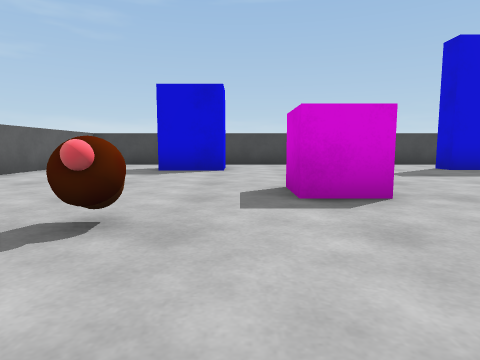
View 1 (above)

19 first-person views from a walk through a 3-D level made in the Unity game engine. The camera is 0.55 m above the floor, tilts 6° down and sees 75° across. The floor is counted in squares, 1 m on a side. Each view is taken from the middle of a square. On the plan, view 1 faces up. The plan holds only what a view shows up to about 9 squares ahead; the rest is blank. The player character is not drawn.

View 2
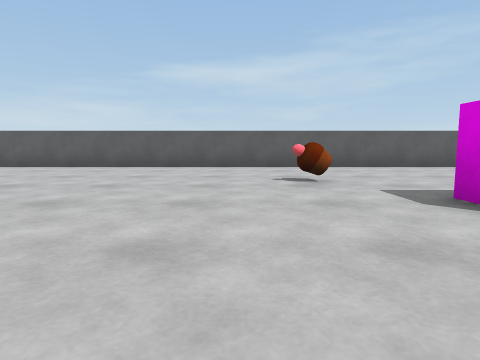

View 3
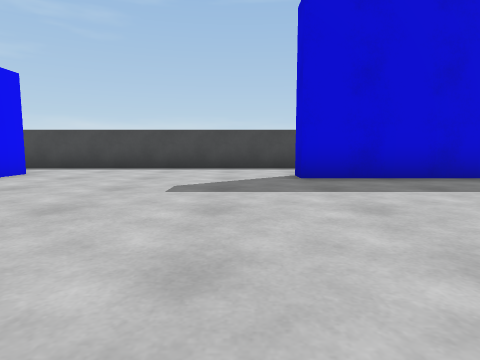

View 4
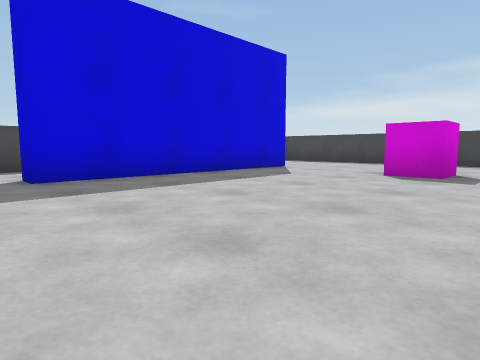

View 5
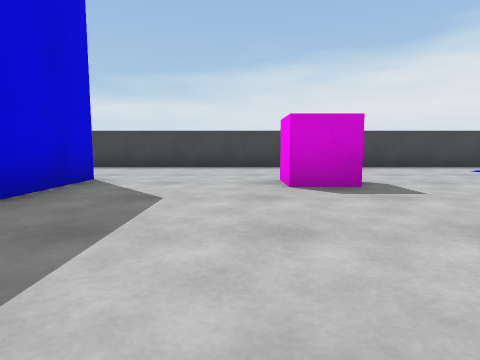

View 6
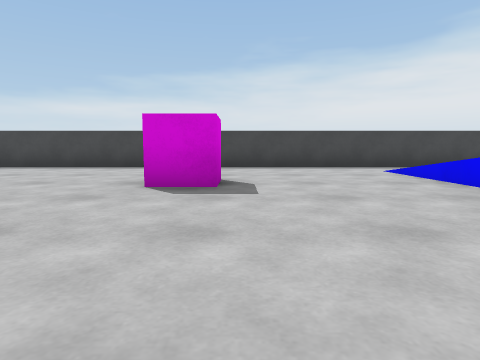

View 7
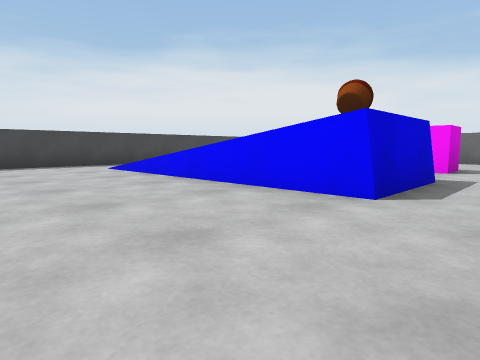

View 8
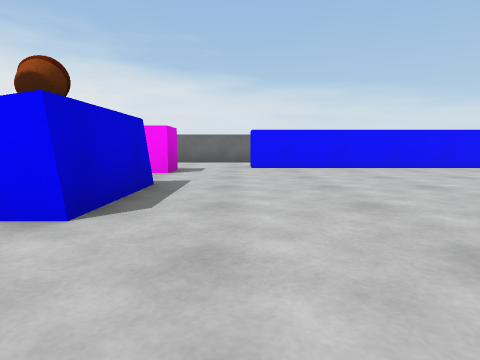

View 9
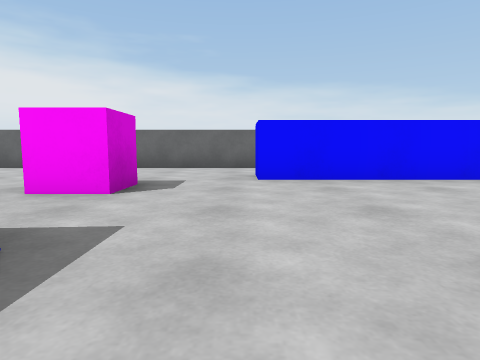

View 10
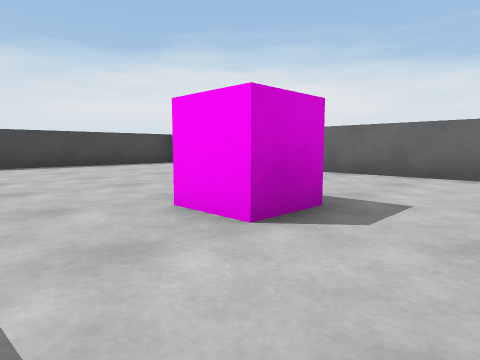

View 11
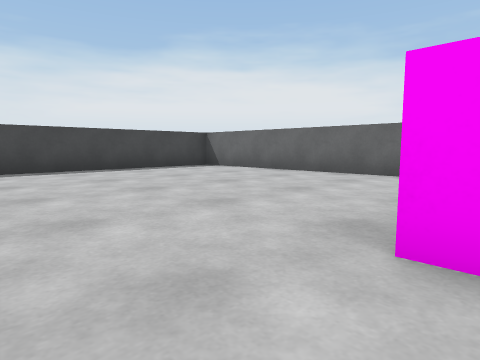

View 12
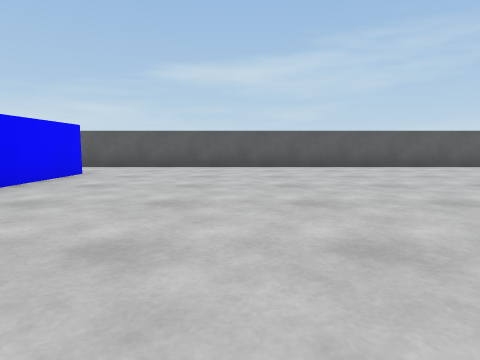

View 13
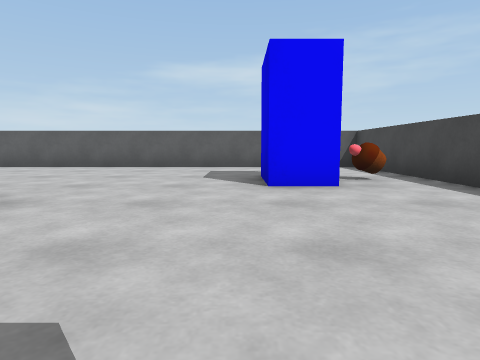

View 14
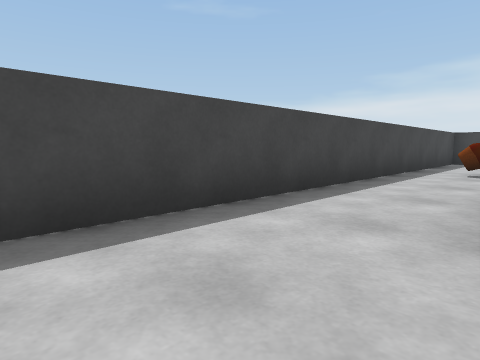

View 15
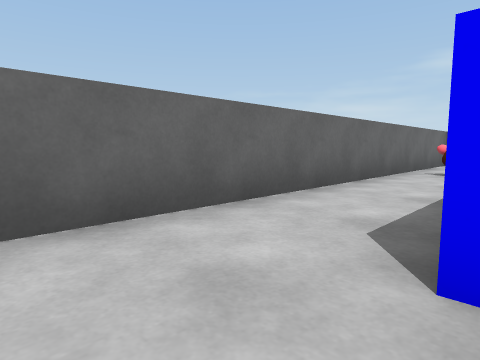

View 16
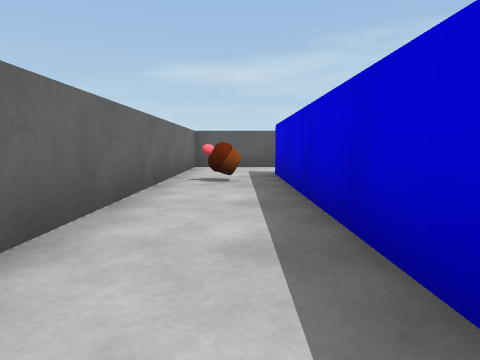

View 17
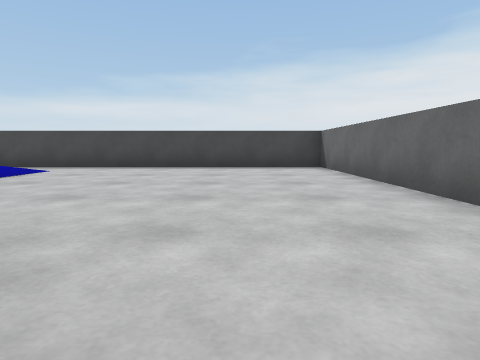

View 18
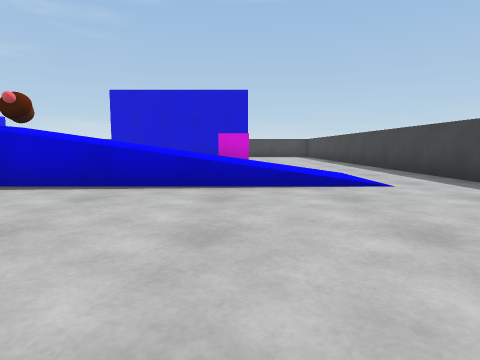

View 19
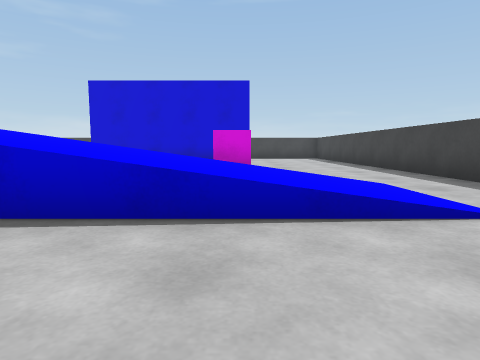

### Floor plan
Key: @ floor where view 1 was taken; # wall or solid block; . main floor; : floor 0.05 m higher than the main floor; / step, stairs or slope; O other object.
Columns run from 5 left of view 1 to 15 right of it. Each row starts with its distance up from view 1.
 11 ####################
 10 #...................#
  9 # ..O..........O....#
  8 # .OO......######...#
  7 #...................#
  6 #...................#
  5 #...................#
  4 #.....O.........O...#
  3 #...................#
  2 #...O...............#
  1 #...................#
  0 #....@.....#........#
 -1 #...........O/////:.#
 -2 #...........//////:.#
 -3 #...................#
 -4 #...................#
 -5 #...........O.......#
 -6 #...................#
 -7 #..#######..........#
 -8 #...O...............#
 -9 #####################

Where each view was taken, in squares from view 1:
view 1: 0 up, 0 right, facing up
view 2: 1 up, 4 right, facing left
view 3: 2 up, 4 right, facing up
view 4: 2 up, 4 right, facing up-right
view 5: 5 up, 6 right, facing right
view 6: 3 up, 6 right, facing right
view 7: 3 up, 5 right, facing down-right
view 8: 2 up, 5 right, facing down
view 9: 1 down, 5 right, facing down
view 10: 3 down, 5 right, facing down-right
view 11: 3 down, 7 right, facing down-right
view 12: 3 down, 4 right, facing left
view 13: 7 up, 4 right, facing left
view 14: 8 up, 3 right, facing up-right
view 15: 7 down, 6 right, facing down-left
view 16: 8 down, 4 right, facing left
view 17: 7 down, 6 right, facing right
view 18: 7 down, 11 right, facing up
view 19: 5 down, 11 right, facing up
